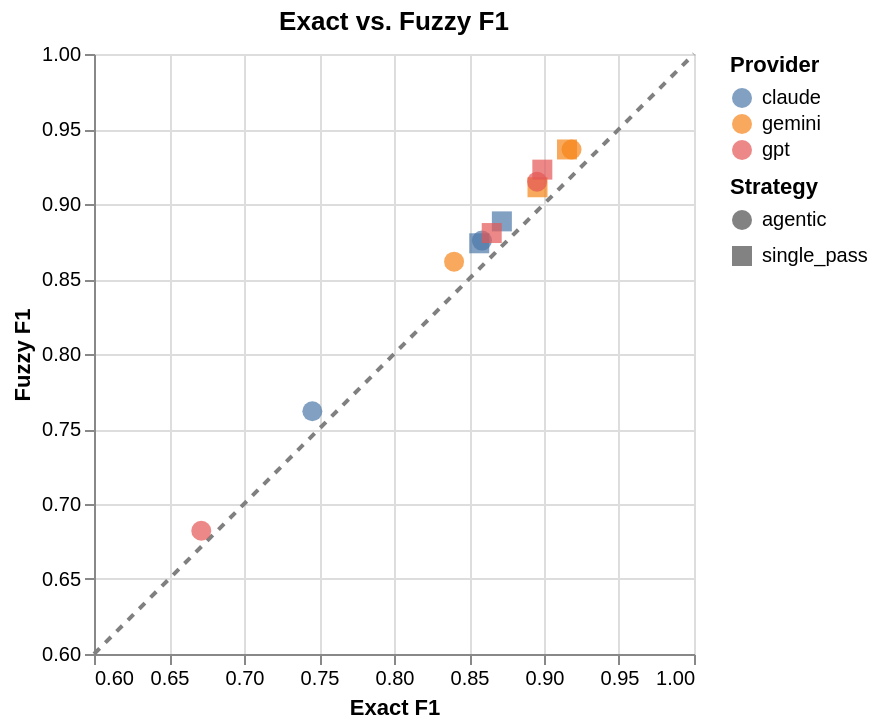

Source (notebook cell):
### Markdown cell above
### Exact vs. fuzzy gap

### Code cell
def plot_exact_vs_fuzzy(df: pl.DataFrame) -> alt.LayerChart:
    domain = [0.6, 1.0]
    df_pd = df.with_columns(
        pl.concat_str(
            [pl.col("provider"), pl.lit(" "), pl.col("tier"), pl.lit(" "), pl.col("strategy")]
        ).alias("label")
    ).to_pandas()
    diagonal_data = pl.DataFrame({"x": [0.6, 1.0], "y": [0.6, 1.0]}).to_pandas()
    diagonal = (
        alt.Chart(diagonal_data)
        .mark_line(color="gray", strokeDash=[4, 4])
        .encode(
            x=alt.X("x:Q", scale=alt.Scale(domain=domain)),
            y=alt.Y("y:Q", scale=alt.Scale(domain=domain)),
        )
    )
    points = (
        alt.Chart(df_pd)
        .mark_point(filled=True, size=100)
        .encode(
            x=alt.X("exact_f1_mean:Q", title="Exact F1", scale=alt.Scale(domain=domain)),
            y=alt.Y("fuzzy_f1_mean:Q", title="Fuzzy F1", scale=alt.Scale(domain=domain)),
            color=alt.Color("provider:N", title="Provider"),
            shape=alt.Shape("strategy:N", title="Strategy"),
            tooltip=[
                alt.Tooltip("label:N", title="Experiment"),
                alt.Tooltip("exact_f1_mean:Q", format=".3f", title="Exact F1"),
                alt.Tooltip("fuzzy_f1_mean:Q", format=".3f", title="Fuzzy F1"),
            ],
        )
    )
    return (diagonal + points).properties(width=300, height=300, title="Exact vs. Fuzzy F1")


plot_exact_vs_fuzzy(agg)

### Figure 1 — Vega-Lite specification as saved in the notebook (floating-point values rounded to 4 significant figures)
{"config": {"view": {"continuousWidth": 300, "continuousHeight": 300}}, "layer": [{"data": {"name": "data-67cd4c5c73dcf0d7c6a01d3d9b875666"}, "mark": {"type": "line", "color": "gray", "strokeDash": [4, 4]}, "encoding": {"x": {"field": "x", "scale": {"domain": [0.6, 1.0]}, "type": "quantitative"}, "y": {"field": "y", "scale": {"domain": [0.6, 1.0]}, "type": "quantitative"}}}, {"data": {"name": "data-7bc90be90c51107d4801604e7518bf05"}, "mark": {"type": "point", "filled": true, "size": 100}, "encoding": {"color": {"field": "provider", "title": "Provider", "type": "nominal"}, "shape": {"field": "strategy", "title": "Strategy", "type": "nominal"}, "tooltip": [{"field": "label", "title": "Experiment", "type": "nominal"}, {"field": "exact_f1_mean", "format": ".3f", "title": "Exact F1", "type": "quantitative"}, {"field": "fuzzy_f1_mean", "format": ".3f", "title": "Fuzzy F1", "type": "quantitative"}], "x": {"field": "exact_f1_mean", "scale": {"domain": [0.6, 1.0]}, "title": "Exact F1", "type": "quantitative"}, "y": {"field": "fuzzy_f1_mean", "scale": {"domain": [0.6, 1.0]}, "title": "Fuzzy F1", "type": "quantitative"}}}], "height": 300, "title": "Exact vs. Fuzzy F1", "width": 300, "$schema": "https://vega.github.io/schema/vega-lite/v6.1.0.json", "datasets": {"data-67cd4c5c73dcf0d7c6a01d3d9b875666": [{"x": 0.6, "y": 0.6}, {"x": 1.0, "y": 1.0}], "data-7bc90be90c51107d4801604e7518bf05": [{"provider": "claude", "tier": "lite", "strategy": "agentic", "modality": "multimodal", "n_docs": 83, "exact_f1_mean": 0.7456, "exact_f1_std": 0.2324, "exact_effective_date_f1_mean": 0.8072, "exact_party_f1_mean": 0.8738, "exact_jurisdiction_f1_mean": 0.6386, "exact_term_f1_mean": 0.6627, "fuzzy_f1_mean": 0.7618, "fuzzy_f1_std": 0.2253, "fuzzy_party_f1_mean": 0.9388, "fuzzy_jurisdiction_f1_mean": 0.6386, "fuzzy_term_f1_mean": 0.6627, "latency_mean": 31.01, "latency_std": 14.13, "latency_median": 28.8, "latency_p95": 56.96, "cost_mean": 0.0106, "cost_std": 0.003937, "cost_total": 0.8799, "tokens_mean": 9575.0, "char_count_mean": 17090.0, "page_count_mean": 5.892, "label": "claude lite agentic"}, {"provider": "claude", "tier": "lite", "strategy": "single_pass", "modality": "text", "n_docs": 83, "exact_f1_mean": 0.8719, "exact_f1_std": 0.1665, "exact_effective_date_f1_mean": 0.8554, "exact_party_f1_mean": 0.8732, "exact_jurisdiction_f1_mean": 0.9518, "exact_term_f1_mean": 0.8072, "fuzzy_f1_mean": 0.8884, "fuzzy_f1_std": 0.1589, "fuzzy_party_f1_mean": 0.9271, "fuzzy_jurisdiction_f1_mean": 0.9518, "fuzzy_term_f1_mean": 0.8193, "latency_mean": 16.89, "latency_std": 18.53, "latency_median": 11.4, "latency_p95": 50.57, "cost_mean": 0.006079, "cost_std": 0.003989, "cost_total": 0.5045, "tokens_mean": 5561.0, "char_count_mean": 17090.0, "page_count_mean": 5.892, "label": "claude lite single_pass"}, {"provider": "claude", "tier": "standard", "strategy": "agentic", "modality": "multimodal", "n_docs": 83, "exact_f1_mean": 0.8586, "exact_f1_std": 0.17, "exact_effective_date_f1_mean": 0.9157, "exact_party_f1_mean": 0.8803, "exact_jurisdiction_f1_mean": 0.8193, "exact_term_f1_mean": 0.8193, "fuzzy_f1_mean": 0.8756, "fuzzy_f1_std": 0.1552, "fuzzy_party_f1_mean": 0.9483, "fuzzy_jurisdiction_f1_mean": 0.8193, "fuzzy_term_f1_mean": 0.8193, "latency_mean": 64.63, "latency_std": 32.45, "latency_median": 60.79, "latency_p95": 113.9, "cost_mean": 0.03779, "cost_std": 0.01896, "cost_total": 3.137, "tokens_mean": 11520.0, "char_count_mean": 17090.0, "page_count_mean": 5.892, "label": "claude standard agentic"}, {"provider": "claude", "tier": "standard", "strategy": "single_pass", "modality": "text", "n_docs": 83, "exact_f1_mean": 0.8568, "exact_f1_std": 0.232, "exact_effective_date_f1_mean": 0.8675, "exact_party_f1_mean": 0.8369, "exact_jurisdiction_f1_mean": 0.9157, "exact_term_f1_mean": 0.8072, "fuzzy_f1_mean": 0.8738, "fuzzy_f1_std": 0.2294, "fuzzy_party_f1_mean": 0.8928, "fuzzy_jurisdiction_f1_mean": 0.9157, "fuzzy_term_f1_mean": 0.8193, "latency_mean": 33.34, "latency_std": 40.64, "latency_median": 19.57, "latency_p95": 133.8, "cost_mean": 0.02089, "cost_std": 0.01833, "cost_total": 1.734, "tokens_mean": 6352.0, "char_count_mean": 17090.0, "page_count_mean": 5.892, "label": "claude standard single_pass"}, {"provider": "gemini", "tier": "lite", "strategy": "agentic", "modality": "multimodal", "n_docs": 83, "exact_f1_mean": 0.84, "exact_f1_std": 0.1737, "exact_effective_date_f1_mean": 0.9036, "exact_party_f1_mean": 0.8421, "exact_jurisdiction_f1_mean": 0.8795, "exact_term_f1_mean": 0.7349, "fuzzy_f1_mean": 0.8616, "fuzzy_f1_std": 0.1673, "fuzzy_party_f1_mean": 0.9282, "fuzzy_jurisdiction_f1_mean": 0.8795, "fuzzy_term_f1_mean": 0.7349, "latency_mean": 5.555, "latency_std": 1.641, "latency_median": 5.141, "latency_p95": 9.192, "cost_mean": 0.002639, "cost_std": 0.001367, "cost_total": 0.219, "tokens_mean": 9963.0, "char_count_mean": 17090.0, "page_count_mean": 5.892, "label": "gemini lite agentic"}, {"provider": "gemini", "tier": "lite", "strategy": "single_pass", "modality": "text", "n_docs": 83, "exact_f1_mean": 0.8957, "exact_f1_std": 0.1515, "exact_effective_date_f1_mean": 0.9036, "exact_party_f1_mean": 0.8718, "exact_jurisdiction_f1_mean": 0.9759, "exact_term_f1_mean": 0.8313, "fuzzy_f1_mean": 0.9112, "fuzzy_f1_std": 0.1453, "fuzzy_party_f1_mean": 0.9338, "fuzzy_jurisdiction_f1_mean": 0.9759, "fuzzy_term_f1_mean": 0.8313, "latency_mean": 1.414, "latency_std": 0.2595, "latency_median": 1.339, "latency_p95": 1.947, "cost_mean": 0.001075, "cost_std": 0.0004489, "cost_total": 0.08919, "tokens_mean": 3865.0, "char_count_mean": 17090.0, "page_count_mean": 5.892, "label": "gemini lite single_pass"}, {"provider": "gemini", "tier": "standard", "strategy": "agentic", "modality": "multimodal", "n_docs": 83, "exact_f1_mean": 0.9184, "exact_f1_std": 0.1258, "exact_effective_date_f1_mean": 0.9398, "exact_party_f1_mean": 0.8783, "exact_jurisdiction_f1_mean": 0.9759, "exact_term_f1_mean": 0.8795, "fuzzy_f1_mean": 0.9364, "fuzzy_f1_std": 0.112, "fuzzy_party_f1_mean": 0.9503, "fuzzy_jurisdiction_f1_mean": 0.9759, "fuzzy_term_f1_mean": 0.8795, "latency_mean": 14.57, "latency_std": 8.971, "latency_median": 11.88, "latency_p95": 31.29, "cost_mean": 0.01063, "cost_std": 0.006469, "cost_total": 0.8827, "tokens_mean": 16210.0, "char_count_mean": 17090.0, "page_count_mean": 5.892, "label": "gemini standard agentic"}, {"provider": "gemini", "tier": "standard", "strategy": "single_pass", "modality": "text", "n_docs": 83, "exact_f1_mean": 0.9153, "exact_f1_std": 0.1256, "exact_effective_date_f1_mean": 0.9277, "exact_party_f1_mean": 0.8783, "exact_jurisdiction_f1_mean": 0.9759, "exact_term_f1_mean": 0.8795, "fuzzy_f1_mean": 0.9364, "fuzzy_f1_std": 0.1107, "fuzzy_party_f1_mean": 0.9503, "fuzzy_jurisdiction_f1_mean": 0.9759, "fuzzy_term_f1_mean": 0.8916, "latency_mean": 9.789, "latency_std": 9.943, "latency_median": 7.337, "latency_p95": 30.07, "cost_mean": 0.00748, "cost_std": 0.006002, "cost_total": 0.6208, "tokens_mean": 5642.0, "char_count_mean": 17090.0, "page_count_mean": 5.892, "label": "gemini standard single_pass"}, {"provider": "gpt", "tier": "lite", "strategy": "agentic", "modality": "multimodal", "n_docs": 83, "exact_f1_mean": 0.6715, "exact_f1_std": 0.2933, "exact_effective_date_f1_mean": 0.7831, "exact_party_f1_mean": 0.8186, "exact_jurisdiction_f1_mean": 0.5181, "exact_term_f1_mean": 0.5663, "fuzzy_f1_mean": 0.6822, "fuzzy_f1_std": 0.2898, "fuzzy_party_f1_mean": 0.8613, "fuzzy_jurisdiction_f1_mean": 0.5181, "fuzzy_term_f1_mean": 0.5663, "latency_mean": 11.36, "latency_std": 23.95, "latency_median": 4.542, "latency_p95": 75.36, "cost_mean": 0.005846, "cost_std": 0.00267, "cost_total": 0.4852, "tokens_mean": 8515.0, "char_count_mean": 17090.0, "page_count_mean": 5.892, "label": "gpt lite agentic"}, {"provider": "gpt", "tier": "lite", "strategy": "single_pass", "modality": "text", "n_docs": 83, "exact_f1_mean": 0.8651, "exact_f1_std": 0.182, "exact_effective_date_f1_mean": 0.8193, "exact_party_f1_mean": 0.8582, "exact_jurisdiction_f1_mean": 0.9277, "exact_term_f1_mean": 0.8554, "fuzzy_f1_mean": 0.8806, "fuzzy_f1_std": 0.1694, "fuzzy_party_f1_mean": 0.9081, "fuzzy_jurisdiction_f1_mean": 0.9277, "fuzzy_term_f1_mean": 0.8675, "latency_mean": 2.577, "latency_std": 8.296, "latency_median": 1.046, "latency_p95": 3.95, "cost_mean": 0.003209, "cost_std": 0.001399, "cost_total": 0.2664, "tokens_mean": 4115.0, "char_count_mean": 17090.0, "page_count_mean": 5.892, "label": "gpt lite single_pass"}, {"provider": "gpt", "tier": "standard", "strategy": "agentic", "modality": "multimodal", "n_docs": 83, "exact_f1_mean": 0.8954, "exact_f1_std": 0.1654, "exact_effective_date_f1_mean": 0.8675, "exact_party_f1_mean": 0.8706, "exact_jurisdiction_f1_mean": 0.9639, "exact_term_f1_mean": 0.8795, "fuzzy_f1_mean": 0.9149, "fuzzy_f1_std": 0.1569, "fuzzy_party_f1_mean": 0.9366, "fuzzy_jurisdiction_f1_mean": 0.9639, "fuzzy_term_f1_mean": 0.8916, "latency_mean": 8.452, "latency_std": 7.748, "latency_median": 7.422, "latency_p95": 10.85, "cost_mean": 0.02412, "cost_std": 0.005973, "cost_total": 2.002, "tokens_mean": 10670.0, "char_count_mean": 17090.0, "page_count_mean": 5.892, "label": "gpt standard agentic"}, {"provider": "gpt", "tier": "standard", "strategy": "single_pass", "modality": "text", "n_docs": 83, "exact_f1_mean": 0.8989, "exact_f1_std": 0.1541, "exact_effective_date_f1_mean": 0.9157, "exact_party_f1_mean": 0.8606, "exact_jurisdiction_f1_mean": 0.9518, "exact_term_f1_mean": 0.8675, "fuzzy_f1_mean": 0.9229, "fuzzy_f1_std": 0.1382, "fuzzy_party_f1_mean": 0.9326, "fuzzy_jurisdiction_f1_mean": 0.9518, "fuzzy_term_f1_mean": 0.8916, "latency_mean": 2.069, "latency_std": 2.926, "latency_median": 1.573, "latency_p95": 2.992, "cost_mean": 0.01094, "cost_std": 0.004249, "cost_total": 0.9083, "tokens_mean": 4148.0, "char_count_mean": 17090.0, "page_count_mean": 5.892, "label": "gpt standard single_pass"}]}}
